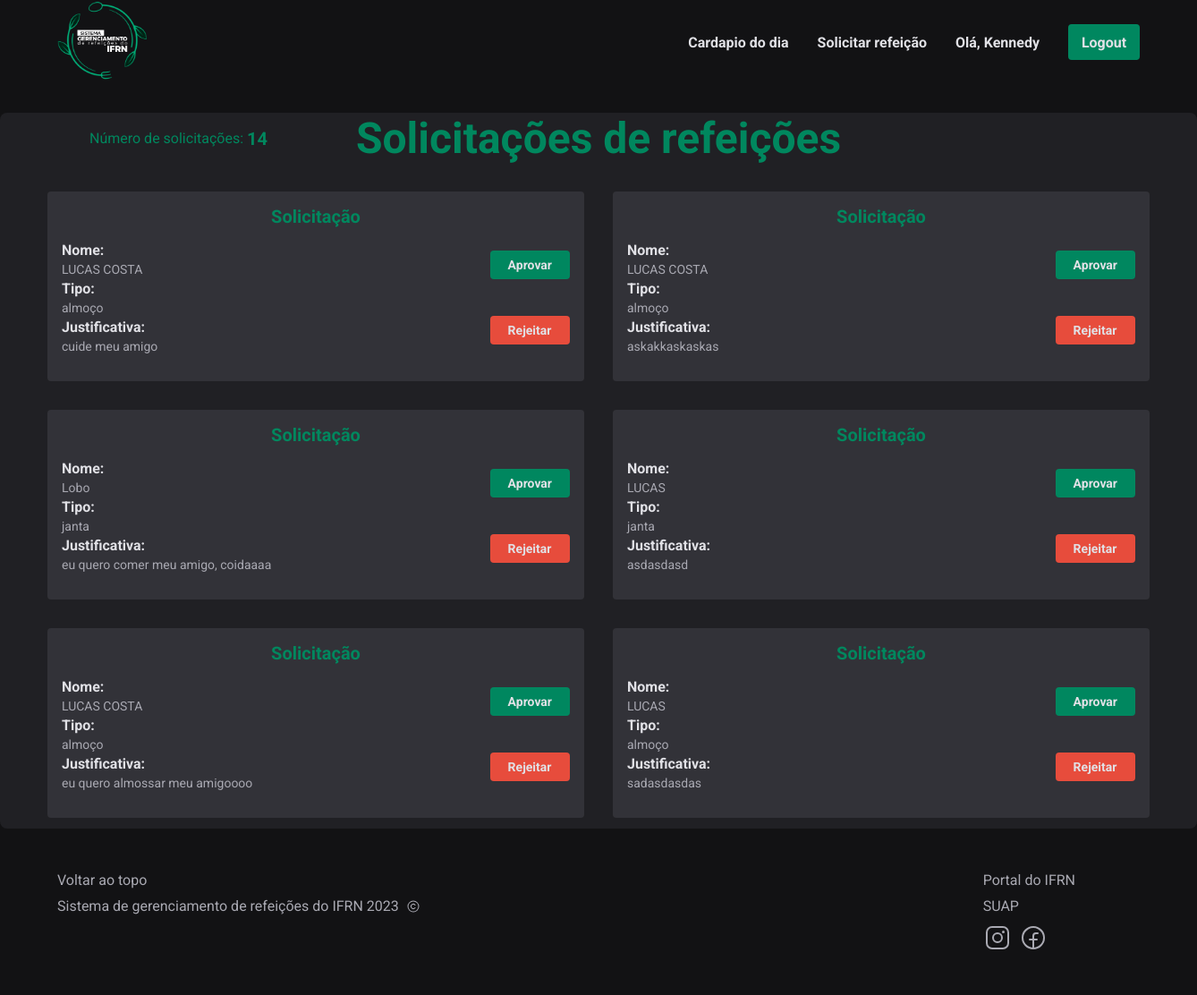
The page /meal/all-request-meal (signed in) on the database as committed earlier.
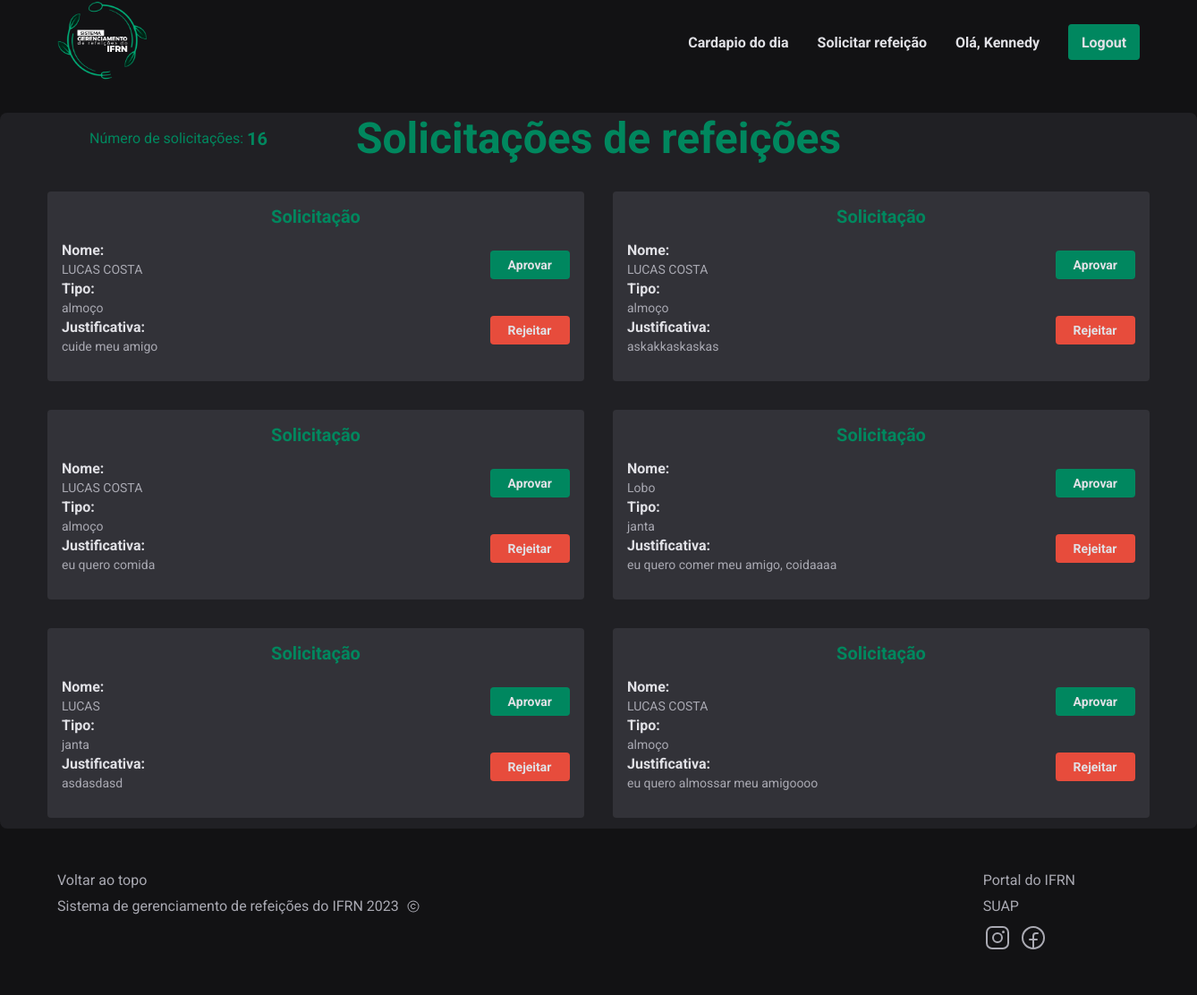
The same page on the database as committed later.
### apps/core/models.py (models this page shows)
class RequestSnack(models.Model):
    snack_types = Snack.type_choices
    snack_status = (
        ("aprovado", "aprovado"),
        ("reprovado", "reprovado"),
        ("pendente", "pendente"),
    )
    student_name = models.CharField("Nome do aluno", max_length=150, null=True, blank=True)
    student_registration = models.CharField("Matrícula do aluno", max_length=150, null=True, blank=True)
    student_email = models.EmailField("Email", max_length=150, null=True, blank=True)
    data = models.DateField("Data")
    justification = models.TextField("Justificativa", max_length=300)
    status = models.CharField("Situação",blank=True, null=True, choices=snack_status, default="pendente", max_length=15)
    type = models.CharField("Tipo", max_length=15, choices=snack_types)
    checked = models.BooleanField("Verificado", default=False)
    class Meta:
       verbose_name = "Solicitação de Refeição"

### apps/core/views.py (the view)
# urls.py: path("meal/all-request-meal", AllRequestMealView.as_view(), name="all-request-meal"),
class AllRequestMealView(ListView):
    model = RequestSnack
    template_name = "allRequestMeal.html"
    form_class = RequestSnackForm
    success_url = "/"
    def get_context_data(self, **kwargs):
        context = super(AllRequestMealView, self).get_context_data(**kwargs)
        unchecked_requests = RequestSnack.objects.filter(checked=False)
        context["requests"] = unchecked_requests.order_by('-data')
        context["qtd_requests"] = unchecked_requests.count()
        return context

### apps/core/templates/allRequestMeal.html
{% extends "base.html" %} {% load static %} {% block content %}
{% if user.is_superuser %} {% if not user.is_anonymous %}
<div class="ContainerAllRequestNeal">
  <div class="ContentAllRequestNeal">
    <div class="HeaderAllRequestNeal">
      <span class="QtdAllRequestNeal"
        ><p>Número de solicitações:</p>
        <strong>{{qtd_requests}}</strong></span
      >
      <h1>Solicitações de refeições</h1>
    </div>
    <div class="AllRequestNeal">
      {% for req in requests %}
      <div class="Neal">
        <h1>Solicitação</h1>
        <div class="ContentNeal">
          <span class="ContentNealTxt">
            <h4>Nome:</h4>
            <p>{{req.student_name}}</p>
            <h4>Tipo:</h4>
            <p>{{req.type}}</p>
            <h4>Justificativa:</h4>
            <p>{{req.justification}}</p>
          </span>
          <div class="ContentNealButtons">
            <a href="{% url 'approve-snack' req.id %}" id="btnApprove"
              >Aprovar</a
            >
            <a href="{% url 'reject-snack' req.id %}" id="btnReject"
              >Rejeitar</a
            >
          </div>
        </div>
      </div>
      {% endfor %}
    </div>
  </div>
</div>
{% endif %} {% endif %} {% endblock %}

Rows that differ between the two databases and show on the page:
no longer on this page (row unchanged): RequestSnack: student_name "LUCAS", type "almoço", justification "sadasdasdas"
added RequestSnack: student_name "LUCAS COSTA", type "almoço", justification "eu quero comida"
Other text that changed with them:
{{ qtd_requests }}: "14" → "16"
